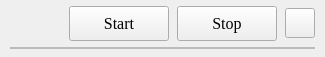
<?xml version="1.0" encoding="UTF-8"?>
<ui version="4.0">
 <class>BufferWidget</class>
 <widget class="QWidget" name="BufferWidget">
  <property name="minimumSize"><size><width>0</width><height>40</height></size></property>
  <property name="maximumSize"><size><width>16777215</width><height>57</height></size></property>
  <layout class="QGridLayout" name="gridLayout">
   <property name="leftMargin"><number>10</number></property>
   <property name="topMargin"><number>0</number></property>
   <property name="rightMargin"><number>10</number></property>
   <property name="bottomMargin"><number>0</number></property>
   <property name="spacing"><number>0</number></property>
   <item row="0" column="0">
    <widget class="QLabel" name="lbl_Index">
     <property name="minimumSize"><size><width>50</width><height>0</height></size></property>
     <property name="maximumSize"><size><width>50</width><height>16777215</height></size></property>
     <property name="font"><font><family>Times New Roman</family><pointsize>12</pointsize></font></property>
     <property name="text"><string/></property>
     <property name="alignment"><set>Qt::AlignCenter</set></property>
    </widget>
   </item>
   <item row="0" column="1">
    <widget class="QLabel" name="lbl_Name">
     <property name="font"><font><family>Times New Roman</family><pointsize>12</pointsize></font></property>
     <property name="text"><string/></property>
     <property name="alignment"><set>Qt::AlignLeading|Qt::AlignLeft|Qt::AlignVCenter</set></property>
    </widget>
   </item>
   <item row="0" column="2">
    <widget class="QPushButton" name="btn_Start">
     <property name="minimumSize"><size><width>100</width><height>35</height></size></property>
     <property name="maximumSize"><size><width>100</width><height>35</height></size></property>
     <property name="font"><font><family>Times New Roman</family><pointsize>12</pointsize></font></property>
     <property name="text"><string>Start</string></property>
    </widget>
   </item>
   <item row="0" column="3">
    <spacer name="spBtnGap">
     <property name="orientation"><enum>Qt::Horizontal</enum></property>
     <property name="sizeType"><enum>QSizePolicy::Fixed</enum></property>
     <property name="sizeHint"><size><width>8</width><height>0</height></size></property>
    </spacer>
   </item>
   <item row="0" column="4">
    <widget class="QPushButton" name="btn_Stop">
     <property name="minimumSize"><size><width>100</width><height>35</height></size></property>
     <property name="maximumSize"><size><width>100</width><height>35</height></size></property>
     <property name="font"><font><family>Times New Roman</family><pointsize>12</pointsize></font></property>
     <property name="text"><string>Stop</string></property>
    </widget>
   </item>
   <item row="0" column="5">
    <spacer name="spBtnGap2">
     <property name="orientation"><enum>Qt::Horizontal</enum></property>
     <property name="sizeType"><enum>QSizePolicy::Fixed</enum></property>
     <property name="sizeHint"><size><width>8</width><height>0</height></size></property>
    </spacer>
   </item>
   <item row="0" column="6">
    <widget class="QPushButton" name="btn_Status">
     <property name="minimumSize"><size><width>25</width><height>25</height></size></property>
     <property name="maximumSize"><size><width>30</width><height>30</height></size></property>
     <property name="text"><string/></property>
     <property name="checkable"><bool>true</bool></property>
    </widget>
   </item>
   <item row="1" column="0" colspan="7">
    <widget class="QFrame" name="frame">
     <property name="minimumSize"><size><width>0</width><height>2</height></size></property>
     <property name="maximumSize"><size><width>16777215</width><height>2</height></size></property>
     <property name="styleSheet"><string notr="true">QFrame{border: 1px solid #BBBBBB;}</string></property>
     <property name="frameShape"><enum>QFrame::StyledPanel</enum></property>
     <property name="frameShadow"><enum>QFrame::Raised</enum></property>
    </widget>
   </item>
  </layout>
 </widget>
</ui>
